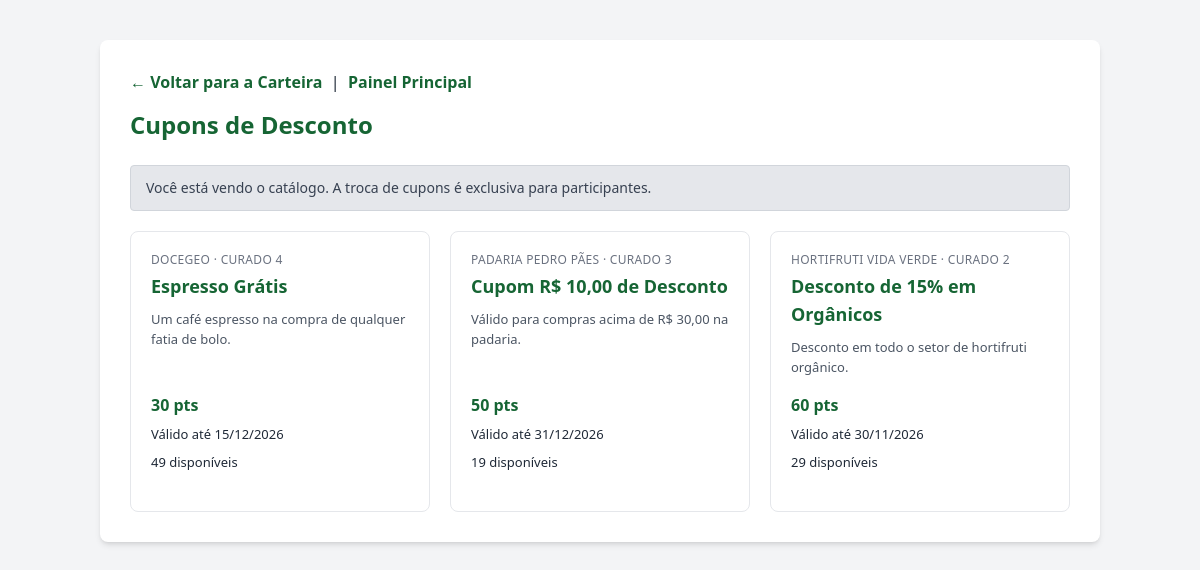
Page /Logs/troca_cupom.php (signed in) on the committed database.
### tables this page shows
CREATE TABLE cupom (
    id INT AUTO_INCREMENT PRIMARY KEY,
    comercio_id INT NOT NULL,
    titulo VARCHAR(100) NOT NULL,
    descricao TEXT NOT NULL,
    custo_ecopontos INT NOT NULL CHECK (custo_ecopontos > 0),
    validade DATE NOT NULL,
    quantidade_disponivel INT NOT NULL CHECK (quantidade_disponivel >= 0),
    CONSTRAINT fk_cupom_comercio FOREIGN KEY (comercio_id)
        REFERENCES comercio(id) ON DELETE RESTRICT ON UPDATE CASCADE
);

CREATE TABLE comercio (
    id INT AUTO_INCREMENT PRIMARY KEY,
    nome VARCHAR(100) NOT NULL,
    bairro VARCHAR(80) NOT NULL,
    contato VARCHAR(50) NOT NULL,
    situacao_cadastral ENUM('Ativo', 'Inativo') NOT NULL DEFAULT 'Ativo'
);

### Models/Participante.php (called while the page is built, shortened)
<?php
class Participante
{
    private PDO $pdo;
    public function __construct(PDO $pdo)
    {
        $this->pdo = $pdo;
    }
    public function buscarPorUsuarioId(int $usuarioId): ?array
    {
        $sql = "SELECT p.*, u.nome, u.email
                FROM participante p
                JOIN usuario u ON p.usuario_id = u.id
                WHERE p.usuario_id = :usuario_id";
        $stmt = $this->pdo->prepare($sql);
        $stmt->execute([':usuario_id' => $usuarioId]);
        return $stmt->fetch(PDO::FETCH_ASSOC) ?: null;
    }
}

### Models/cupom.php (called while the page is built, shortened)
<?php
class Cupom
{
    private PDO $pdo;
    public function __construct(PDO $pdo)
    {
        $this->pdo = $pdo;
    }
    public function listarDisponiveis(): array
    {
        $sql = "SELECT c.id, c.titulo, c.descricao, c.custo_ecopontos, c.validade, c.quantidade_disponivel,
                       co.nome AS nome_comercio, co.bairro AS bairro_comercio
                FROM cupom c
                JOIN comercio co ON c.comercio_id = co.id
                WHERE co.situacao_cadastral = 'Ativo'
                  AND c.validade >= CURDATE()
                ORDER BY c.custo_ecopontos ASC, c.id ASC";
        $stmt = $this->pdo->prepare($sql);
        $stmt->execute();
        return $stmt->fetchAll(PDO::FETCH_ASSOC);
    }
}

### Logs/troca_cupom.php (the view, shortened to what this page needs)
<?php
require_once __DIR__ . '/../Config/database.php';
require_once __DIR__ . '/../Models/Participante.php';
require_once __DIR__ . '/../Models/Cupom.php';
$participanteModel = new Participante($pdo);
$cupomModel        = new Cupom($pdo);
$participante = $participanteModel->buscarPorUsuarioId((int)$_SESSION['usuario_id']);
$saldo = $participante ? (int)$participante['saldo_ecopontos'] : 0;
$cupons = $cupomModel->listarDisponiveis();
?>
<!DOCTYPE html>
<html lang="pt-BR">
<head>
    <script src="https://cdn.tailwindcss.com"></script>
</head>
<body class="min-h-screen bg-gray-100 p-5 font-sans text-gray-800">
<div class="mx-auto my-5 max-w-[1000px] rounded-lg bg-white p-6 shadow-md sm:p-[30px]">
    <div class="mb-[15px]">
        <a href="carteira.php" class="font-bold text-green-800 no-underline hover:text-green-900">&larr; Voltar para a Carteira</a>
        &nbsp;|&nbsp;
        <a href="../index.php" class="font-bold text-green-800 no-underline hover:text-green-900">Painel Principal</a>
    </div>
    <h2 class="mb-6 mt-0 text-2xl font-bold text-green-800">Cupons de Desconto</h2>
    <?php if ($participante): ?>
        <div class="my-5 flex flex-col justify-between gap-3 rounded-md border border-green-200 bg-green-50 px-5 py-[15px] sm:flex-row sm:items-center">
            <span>Seu saldo atual:</span>
            <strong class="text-xl text-green-900"><?= number_format($saldo, 0, ',', '.') ?> EcoPontos</strong>
        </div>
    <?php else: ?>
        <div class="mb-5 mt-5 rounded border border-gray-300 bg-gray-200 px-[15px] py-3 text-sm text-gray-700">Você está vendo o catálogo. A troca de cupons é exclusiva para participantes.</div>
    <?php endif; ?>
    <?php if (empty($cupons)): ?>
        <p class="text-center text-gray-500">Nenhum cupom disponível no momento.</p>
    <?php else: ?>
        <div class="grid grid-cols-[repeat(auto-fit,minmax(280px,1fr))] gap-5">
            <?php foreach ($cupons as $c): ?>
                <?php
                $esgotado = ((int)$c['quantidade_disponivel'] <= 0);
                ?>
                <div class="flex flex-col justify-between rounded-lg border border-gray-200 bg-white p-5">
                    <div>
                        <div class="mb-1 text-xs uppercase tracking-wide text-gray-500"><?= htmlspecialchars($c['nome_comercio']) ?> &middot; <?= htmlspecialchars($c['bairro_comercio']) ?></div>
                        <h3 class="mb-[10px] mt-0 text-lg font-bold text-green-800"><?= htmlspecialchars($c['titulo']) ?></h3>
                        <p class="mb-[15px] mt-0 text-[13px] text-gray-600"><?= htmlspecialchars($c['descricao']) ?></p>
                    </div>
                    <div>
                        <div class="mb-[15px] text-[13px] leading-7">
                            <span class="text-base font-bold text-green-800"><?= number_format((int)$c['custo_ecopontos'], 0, ',', '.') ?> pts</span><br>
                            Válido até <?= date('d/m/Y', strtotime($c['validade'])) ?><br>
                            <?= $esgotado ? 'Esgotado' : ((int)$c['quantidade_disponivel'] . ' disponíveis') ?>
                        </div>
                    </div>
                </div>
            <?php endforeach; ?>
        </div>
    <?php endif; ?>
</div>
</body>
</html>

### rows in the picture
cupom: comercio.nome "DOCEGEO", comercio.bairro "CURADO 4", titulo "Espresso Grátis", descricao "Um café espresso na compra de qualquer fatia de bolo.", custo_ecopontos "30", validade "15/12/2026", quantidade_disponivel "49"
cupom: comercio.nome "PADARIA PEDRO PÃES", comercio.bairro "CURADO 3", titulo "Cupom R$ 10,00 de Desconto", descricao "Válido para compras acima de R$ 30,00 na padaria.", custo_ecopontos "50", validade "31/12/2026", quantidade_disponivel "19"
cupom: comercio.nome "HORTIFRUTI VIDA VERDE", comercio.bairro "CURADO 2", titulo "Desconto de 15% em Orgânicos", descricao "Desconto em todo o setor de hortifruti orgânico.", custo_ecopontos "60", validade "30/11/2026", quantidade_disponivel "29"
